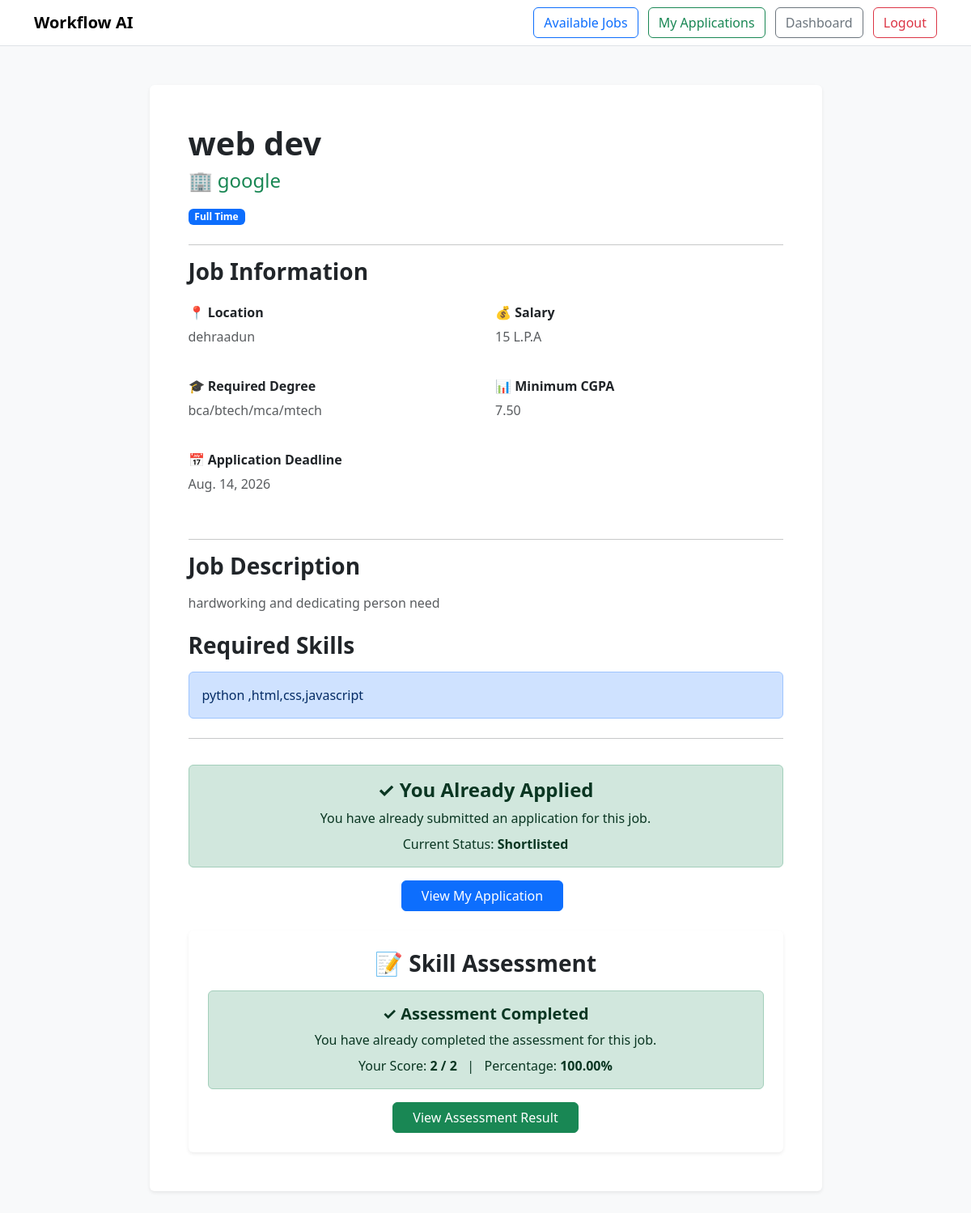
Screenshot of /student/job/1/ (signed in) with the database file from the repository.
### accounts/models.py (models this page shows, shortened)
class Job(models.Model):
    JOB_TYPE_CHOICES = [
        ('full_time', 'Full Time'),
        ('part_time', 'Part Time'),
        ('internship', 'Internship'),
        ('contract', 'Contract'),
    ]
    company = models.ForeignKey(
        CompanyProfile,
        on_delete=models.CASCADE,
        related_name='jobs'
    )
    title = models.CharField(max_length=150)
    description = models.TextField()
    location = models.CharField(max_length=150)
    job_type = models.CharField(
        max_length=20,
        choices=JOB_TYPE_CHOICES
    )
    salary = models.CharField(max_length=100, blank=True)
    required_degree = models.CharField(max_length=100, blank=True)
    minimum_cgpa = models.DecimalField(
        max_digits=4,
        decimal_places=2,
        null=True,
        blank=True
    )
    required_skills = models.TextField(blank=True)
    application_deadline = models.DateField(
        null=True,
        blank=True
    )
    created_at = models.DateTimeField(auto_now_add=True)

class CompanyProfile(models.Model):
    user = models.OneToOneField(
        User,
        on_delete=models.CASCADE
    )
    company_name = models.CharField(max_length=150, blank=True)
    industry = models.CharField(max_length=100, blank=True)
    location = models.CharField(max_length=150, blank=True)
    website = models.URLField(blank=True)
    description = models.TextField(blank=True)
    recruiter_name = models.CharField(max_length=100, blank=True)
    contact_email = models.EmailField(blank=True)
    contact_phone = models.CharField(max_length=15, blank=True)

class Application(models.Model):
    STATUS_CHOICES = [
        ('applied', 'Applied'),
        ('shortlisted', 'Shortlisted'),
        ('rejected', 'Rejected'),
        ('selected', 'Selected'),
    ]
    student = models.ForeignKey(
        StudentProfile,
        on_delete=models.CASCADE,
        related_name='applications'
    )
    job = models.ForeignKey(
        Job,
        on_delete=models.CASCADE,
        related_name='applications'
    )
    status = models.CharField(
        max_length=20,
        choices=STATUS_CHOICES,
        default='applied'
    )
    applied_at = models.DateTimeField(auto_now_add=True)

class AssessmentAttempt(models.Model):
    student = models.ForeignKey(
        StudentProfile,
        on_delete=models.CASCADE,
        related_name='assessment_attempts'
    )
    job = models.ForeignKey(
        Job,
        on_delete=models.CASCADE,
        related_name='assessment_attempts'
    )
    application = models.ForeignKey(
        Application,
        on_delete=models.CASCADE,
        related_name='assessment_attempts'
    )
    score = models.PositiveIntegerField(default=0)
    total_marks = models.PositiveIntegerField(default=0)
    percentage = models.DecimalField(
        max_digits=5,
        decimal_places=2,
        default=0
    )
    started_at = models.DateTimeField(auto_now_add=True)
    duration_minutes = models.PositiveSmallIntegerField(
        default=30
    )
    max_violations = models.PositiveSmallIntegerField(
        default=2
    )
    expires_at = models.DateTimeField(
        null=True,
        blank=True
    )
    violation_count = models.PositiveIntegerField(default=0)
    terminated = models.BooleanField(default=False)
    termination_reason = models.CharField(
        max_length=100,
        blank=True
    )
    completed_at = models.DateTimeField(
        null=True,
        blank=True
    )
    completed = models.BooleanField(default=False)

### core/views.py (the view)
# urls.py: path('student/job/<int:job_id>/', views.student_job_detail, name='student_job_detail'),
@student_required
def student_job_detail(request, job_id):
    job = get_object_or_404(Job, id=job_id)
    student_profile, created = StudentProfile.objects.get_or_create(
        user=request.user
    )
    application = Application.objects.filter(
        student=student_profile,
        job=job
    ).first()
    assessment_questions_count = AssessmentQuestion.objects.filter(
        job=job
    ).count()
    assessment_attempt = None
    if application:
        assessment_attempt = AssessmentAttempt.objects.filter(
            application=application
        ).order_by('-started_at').first()
    return render(
        request,
        'core/student_job_detail.html',
        {
            'job': job,
            'already_applied': application is not None,
            'application': application,
            'assessment_questions_count': assessment_questions_count,
            'assessment_attempt': assessment_attempt,
        }
    )

### accounts/context_processors.py (called while the page is built)
def notification_count(request):
    unread_count = 0
    if request.user.is_authenticated:
        unread_count = request.user.notifications.filter(
            is_read=False
        ).count()
    return {
        'notifications_unread_count': unread_count
    }

### core/views.py (called while the page is built)
def has_role(user, role):
    return (
        user.is_authenticated
        and UserProfile.objects.filter(
            user=user,
            role=role
        ).exists()
    )

def student_required(view_func):
    @login_required
    @wraps(view_func)
    def wrapper(request, *args, **kwargs):
        if not has_role(request.user, 'student'):
            return HttpResponseForbidden(
                'You do not have permission to access this page.'
            )
        return view_func(request, *args, **kwargs)
    return wrapper

### core/templates/core/student_job_detail.html (shortened to what this page needs)
<!DOCTYPE html>
<html lang="en">
<head>
    <link
        href="https://cdn.jsdelivr.net/npm/bootstrap@5.3.3/dist/css/bootstrap.min.css"
        rel="stylesheet"
    >
</head>
<body class="bg-light">
<nav class="navbar navbar-expand-lg bg-white border-bottom">
    <div class="container">
        <a
            class="navbar-brand fw-bold"
            href="/"
        >
            Workflow AI
        </a>
        <div>
            <a
                href="/student/jobs/"
                class="btn btn-outline-primary me-2"
            >
                Available Jobs
            </a>
            <a
                href="/student/applications/"
                class="btn btn-outline-success me-2"
            >
                My Applications
            </a>
            <a
                href="/student/dashboard/"
                class="btn btn-outline-secondary me-2"
            >
                Dashboard
            </a>
            <a
                href="/accounts/logout/"
                class="btn btn-outline-danger"
            >
                Logout
            </a>
        </div>
    </div>
</nav>
<div class="container py-5">
    <div class="row justify-content-center">
        <div class="col-lg-9">
            <div class="card shadow-sm border-0">
                <div class="card-body p-4 p-md-5">
                    <div class="mb-4">
                        <h1 class="fw-bold mb-2">
                            {{ job.title }}
                        </h1>
                        <h4 class="text-success mb-3">
                            🏢
                            {{ job.company.company_name }}
                        </h4>
                        <span class="badge bg-primary">
                            {{ job.get_job_type_display }}
                        </span>
                    </div>
                    <hr>
                    <h3 class="fw-bold mb-4">
                        Job Information
                    </h3>
                    <div class="row">
                        <div class="col-md-6 mb-4">
                            <h6 class="fw-bold">
                                📍 Location
                            </h6>
                            <p class="text-muted">
                                {{ job.location }}
                            </p>
                        </div>
                        <div class="col-md-6 mb-4">
                            <h6 class="fw-bold">
                                💰 Salary
                            </h6>
                            <p class="text-muted">
                                {% if job.salary %}
                                    {{ job.salary }}
                                {% else %}
                                    Not specified
                                {% endif %}
                            </p>
                        </div>
                        <div class="col-md-6 mb-4">
                            <h6 class="fw-bold">
                                🎓 Required Degree
                            </h6>
                            <p class="text-muted">
                                {% if job.required_degree %}
                                    {{ job.required_degree }}
                                {% else %}
                                    Not specified
                                {% endif %}
                            </p>
                        </div>
                        <div class="col-md-6 mb-4">
                            <h6 class="fw-bold">
                                📊 Minimum CGPA
                            </h6>
                            <p class="text-muted">
                                {% if job.minimum_cgpa %}
                                    {{ job.minimum_cgpa }}
                                {% else %}
                                    Not specified
                                {% endif %}
                            </p>
                        </div>
                        <div class="col-md-6 mb-4">
                            <h6 class="fw-bold">
                                📅 Application Deadline
                            </h6>
                            <p class="text-muted">
                                {% if job.application_deadline %}
                                    {{ job.application_deadline }}
                                {% else %}
                                    No deadline
                                {% endif %}
                            </p>
                        </div>
                    </div>
                    <hr>
                    <div class="mb-4">
                        <h3 class="fw-bold mb-3">
                            Job Description
                        </h3>
                        <p class="text-muted">
                            {{ job.description }}
                        </p>
                    </div>
                    <div class="mb-4">
                        <h3 class="fw-bold mb-3">
                            Required Skills
                        </h3>
                        {% if job.required_skills %}
                            <div class="alert alert-primary">
                                {{ job.required_skills }}
                            </div>
                        {% else %}
                            <p class="text-muted">
                                No specific skills mentioned.
                            </p>
                        {% endif %}
                    </div>
                    <hr>
                    <div class="text-center pt-3">
                        {% if already_applied %}
                            <div class="alert alert-success">
                                <h4 class="fw-bold">
                                    ✓ You Already Applied
                                </h4>
                                <p class="mb-2">
                                    You have already submitted
                                    an application for this job.
                                </p>
                                {% if application %}
                                    <p class="mb-0">
                                        Current Status:
                                        <strong>
                                            {{ application.get_status_display }}
                                        </strong>
                                    </p>
                                {% endif %}
                            </div>
                            <a
                                href="/student/applications/"
                                class="btn btn-primary px-4 me-2"
                            >
                                View My Application
                            </a>
                            <div class="card border-0 shadow-sm mt-4">
                                <div class="card-body p-4">
                                    <h3 class="fw-bold mb-3">
                                        📝 Skill Assessment
                                    </h3>
                                    {% if assessment_questions_count > 0 %}
                                        {% if assessment_attempt and assessment_attempt.completed %}
                                            <div class="alert alert-success">
                                                <h5 class="fw-bold">
                                                    ✓ Assessment Completed
                                                </h5>
                                                <p class="mb-2">
                                                    You have already completed
                                                    the assessment for this job.
                                                </p>
                                                <p class="mb-0">
                                                    Your Score:
                                                    <strong>
                                                        {{ assessment_attempt.score }}
                                                        /
                                                        {{ assessment_attempt.total_marks }}
                                                    </strong>
                                                    &nbsp; | &nbsp;
                                                    Percentage:
                                                    <strong>
                                                        {{ assessment_attempt.percentage }}%
                                                    </strong>
                                                </p>
                                            </div>
                                            <a
                                                href="{% url 'assessment_result' assessment_attempt.id %}"
                                                class="btn btn-success px-4"
                                            >
                                                View Assessment Result
                                            </a>
                                        {% endif %}
                                    {% endif %}
                                </div>
                            </div>
                        {% endif %}
                    </div>
                </div>
            </div>
        </div>
    </div>
</div>
</body>
</html>

### rows the page displays
Job: title "web dev", company.company_name "google", job_type "Full Time", location "dehraadun", salary "15 L.P.A", required_degree "bca/btech/mca/mtech", minimum_cgpa "7.50", application_deadline "Aug. 14, 2026", description "hardworking and dedicating person need", required_skills "python ,html,css,javascript"
Application: status "Shortlisted"
AssessmentAttempt: score "2", total_marks "2", percentage "100.00"
